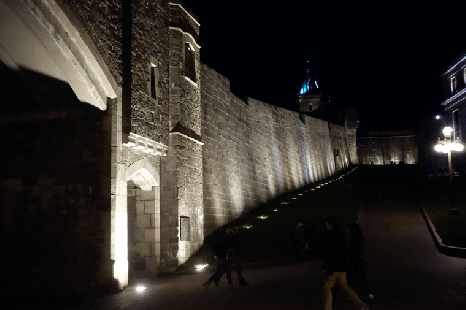
#> input picture Practice 2/images/calle.png, 466 x 310 px
$ python ej_1.py
#> lines starting #> are read from the running program, lines starting #| are printed output that depends on the picture
"""
Elige una de las dos imágenes oscuras que te proporcionamos: calle.png o templo.png. Como puedes observar, se trata de
imágenes en color. También puedes utilizar cualquier otra imagen oscura que tengas.

Intenta mejorar el contraste de la imagen elegida de las siguientes formas:

*Usando las dos funciones de aclarado que hemos estudiado en la asignatura.
*Mediante la ecualización del histograma.
*Mediante la ecualización adaptativa del histograma. En este caso, prueba los valores 2, 4 y 8 para el parámetro
kernel_size.

Ten en cuenta que las funciones de ecualización del histograma solo admiten imágenes en niveles de gris. Para aplicarlas
sobre imágenes en color tienes dos opciones:

*Programar tú explícitamente que cada función se aplique sobre cada canal de color R, G, B independientemente.
*Crear una nueva función utilizando el decorador adapt_rgb con el parámetro each_channel. Puedes leer la documentación
del ejemplo Adapting gray-scale filters to RGB images. No es necesario leer el ejemplo completo, basta con la parte
inicial.

Como resultado final debes visualizar las 7 imágenes en color (original, aclarada 1, aclarada 2, ecualizada,  ecualizada
adaptativa 2, ecualizada adaptativa 4 y ecualizada adaptativa 8) y, junto a cada una de ellas, los histogramas de sus
correspondientes canales R, G, B. No olvides comentar en la memoria los resultados obtenidos, tanto desde el punto de
vista de la mejora del contraste en cada caso, como de la influencia del parámetro kernel_size en la ecualización
adaptativa.

¿Consideras que tiene sentido hacer una ecualización de histograma en una imagen en color aplicando el proceso a cada
banda por separado?
"""

import skimage as ski
import matplotlib.pyplot as plt
import numpy as np
from skimage.color.adapt_rgb import adapt_rgb, each_channel


@adapt_rgb(each_channel)
def equalization_each(image):
    return ski.exposure.equalize_hist(image)


@adapt_rgb(each_channel)
def equalization_adaptativa(image, value):
    return ski.exposure.equalize_adapthist(image, kernel_size=value)


def rgb(image, axis, fila):
    banda = ["Roja", "Verde", "Azul"]
    for nBanda, color in enumerate(banda):
        h_orig, c_orig = ski.exposure.histogram(image[:, :, nBanda])

        axis[fila, nBanda + 1].bar(c_orig, h_orig, 1.1)


img_original = ski.io.imread("images/calle.png")
#> img_original is the input picture: shape (310, 466, 3); mean R, G, B 45.7, 41.5, 37.5
h_orig, c_orig = ski.exposure.histogram(img_original)
#> h_orig = 256 values, max 55011 at index 6, min 0 at index 32, mean 1692.9; c_orig = 256 values from 0 to 255

img_real = ski.util.img_as_float(img_original) * 255

img_clara = np.sqrt(255 * img_real)
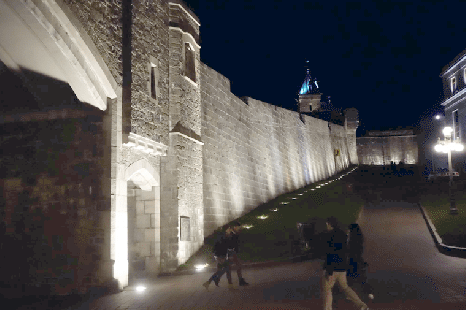
#> img_clara: shape (310, 466, 3) float64; mean R, G, B 82.8, 80.3, 80
img_clara = ski.util.img_as_ubyte(img_clara / 255)
h_clara, c_clara = ski.exposure.histogram(img_clara)
#> h_clara = 256 values, max 55011 at index 39, min 0 at index 1, mean 1692.9; c_clara = 256 values from 0 to 255

img_clara_2 = np.cbrt(255 ** 2 * img_real)
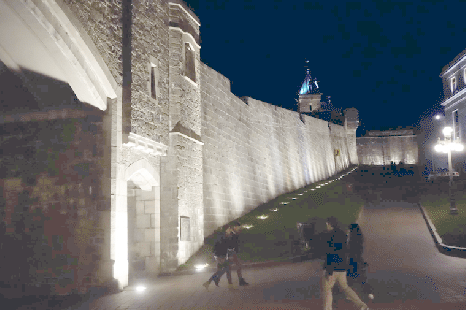
#> img_clara_2: shape (310, 466, 3) float64; mean R, G, B 107.6, 110, 112.1
img_clara_2 = ski.util.img_as_ubyte(img_clara_2 / 255)
h_clara_2, c_clara_2 = ski.exposure.histogram(img_clara_2)
#> h_clara_2 = 256 values, max 55011 at index 73, min 0 at index 1, mean 1692.9; c_clara_2 = 256 values from 0 to 255

img_eq = equalization_each(img_real / 255)
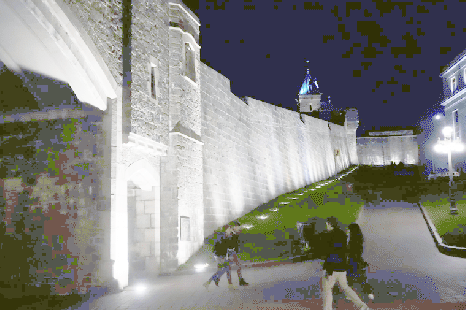
#> img_eq: shape (310, 466, 3) float64; mean R, G, B 0.52, 0.521, 0.507
img_eq = ski.util.img_as_ubyte(img_eq)
h_eq, c_eq = ski.exposure.histogram(img_eq)
#> h_eq = 249 values, max 56166 at index 42, min 0 at index 1, mean 1740.5; c_eq = 249 values from 7 to 255

img_eq_adapt_2 = equalization_adaptativa(img_real / 255, 2)
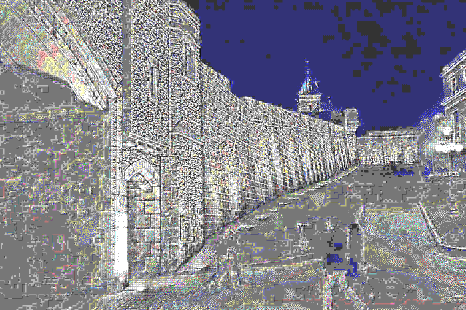
#> img_eq_adapt_2: shape (310, 466, 3) float64; mean R, G, B 0.514, 0.513, 0.555
img_eq_adapt_2 = ski.util.img_as_ubyte(img_eq_adapt_2)
h_eq_adapt_2, c_eq_adapt_2 = ski.exposure.histogram(img_eq_adapt_2)
#> h_eq_adapt_2 = 256 values, max 157589 at index 119, min 0 at index 1, mean 1692.9; c_eq_adapt_2 = 256 values from 0 to 255

img_eq_adapt_4 = equalization_adaptativa(img_real / 255, 4)
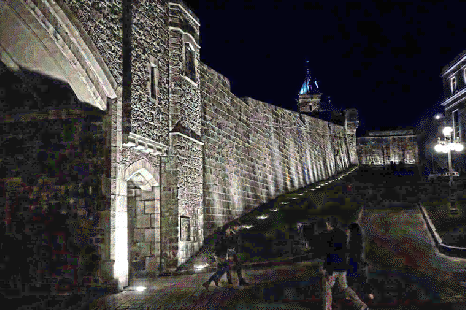
#> img_eq_adapt_4: shape (310, 466, 3) float64; mean R, G, B 0.251, 0.241, 0.239
img_eq_adapt_4 = ski.util.img_as_ubyte(img_eq_adapt_4)
h_eq_adapt_4, c_eq_adapt_4 = ski.exposure.histogram(img_eq_adapt_4)
#> h_eq_adapt_4 = 256 values, max 76574 at index 21, min 0 at index 5, mean 1692.9; c_eq_adapt_4 = 256 values from 0 to 255

img_eq_adapt_8 = equalization_adaptativa(img_real / 255, 8)
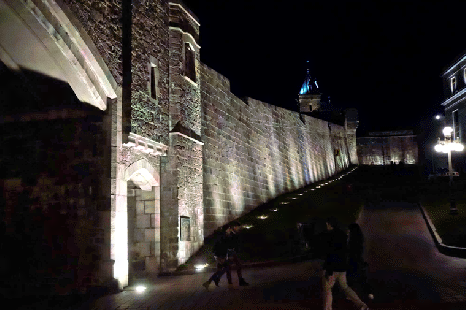
#> img_eq_adapt_8: shape (310, 466, 3) float64; mean R, G, B 0.205, 0.185, 0.174
img_eq_adapt_8 = ski.util.img_as_ubyte(img_eq_adapt_8)
h_eq_adapt_8, c_eq_adapt_8 = ski.exposure.histogram(img_eq_adapt_8)
#> h_eq_adapt_8 = 256 values, max 59926 at index 0, min 4 at index 1, mean 1692.9; c_eq_adapt_8 = 256 values from 0 to 255

fig, axs = plt.subplots(7, 4, layout="constrained")
imagenes = [img_original, img_clara, img_clara_2, img_eq, img_eq_adapt_2, img_eq_adapt_4, img_eq_adapt_8]
nombres = ["img_orig", "img_clara", "img_clara_2", "img_eq", "img_eq_adapt_2", "img_eq_adapt_4",
           "img_eq_adapt_8"]

for n, imagen in enumerate(imagenes):
    axs[n, 0].imshow(imagen, cmap=plt.cm.gray)
    rgb(imagen, axs, n)
    img = f'images/{nombres[n]}.png'
    ski.io.imsave(fname=img, arr=imagen)
#> this loop made 7 passes
#> img on passes 1 to 7: 'images/img_orig.png', 'images/img_clara.png', 'images/img_clara_2.png', 'images/img_eq.png', 'images/img_eq_adapt_2.png', 'images/img_eq_adapt_4.png', 'images/img_eq_adapt_8.png'

axs_lineal = axs.ravel()
for i in range(0, axs_lineal.size, 4):
    axs_lineal[i].set_axis_off()
    axs_lineal[i + 1].set_xticks([0, 64, 128, 192, 255])
    axs_lineal[i + 2].set_xticks([0, 64, 128, 192, 255])
    axs_lineal[i + 3].set_xticks([0, 64, 128, 192, 255])

plt.show()
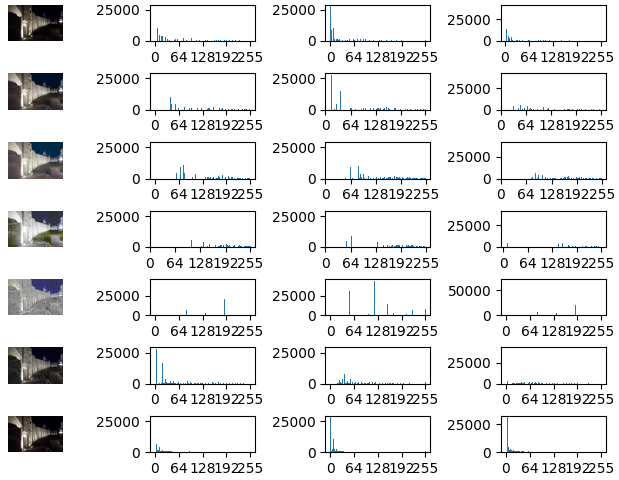
#> figure drawn by matplotlib, 28 panels; panel 2: tallest bar 27678 high, from x = -0.55 to 0.55; panel 3: tallest bar 27678 high, from x = 0.45 to 1.55; panel 4: tallest bar 40067 high, from x = 5.45 to 6.55; panel 6: tallest bar 27678 high, from x = -0.55 to 0.55
